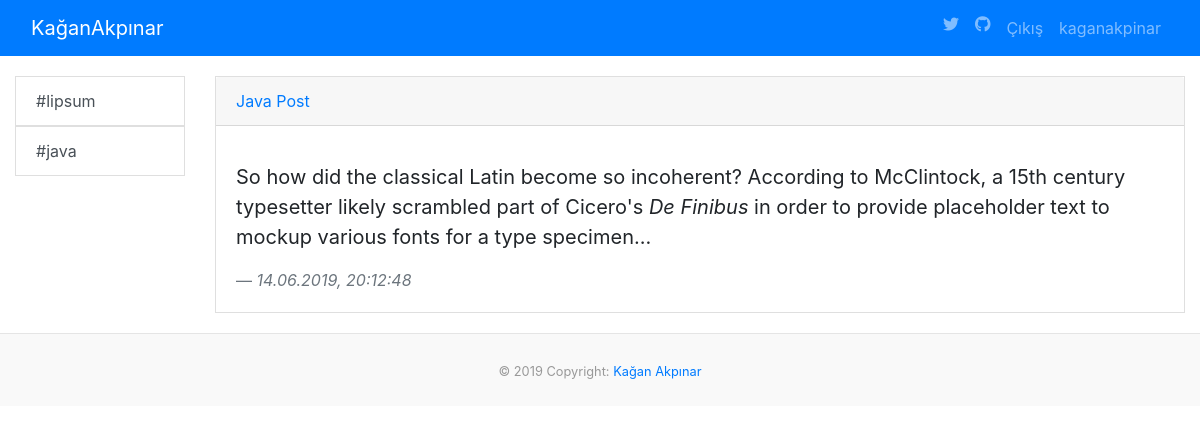
Page /categories/java (signed in) on the committed database.
### blog.py (models this page shows, shortened)
class Category(db.Model):
    __tablename__ = "category"
    id = db.Column(db.Integer, primary_key=True)
    name = db.Column(db.String(50), nullable=False)

class Post(db.Model):
    __tablename__ = "post"
    id = db.Column(db.Integer, primary_key=True)
    title = db.Column(db.String(), nullable=False)
    content = db.Column(db.Text(), nullable=False)
    date = db.Column(db.String(), nullable=False, default=time.strftime('%d.%m.%Y'))
    author = db.Column(db.String(), nullable=False)
    category_id = db.Column(db.Integer, db.ForeignKey('category.id'), nullable=False)
    category = db.relationship('Category', backref=db.backref('posts', lazy=True)   )

### blog.py (the view)
@app.route("/categories/<string:name>")
def categories(name):
    category = Category.query.all()
    post = Post.query.all()
    return render_template("categories.html", post=post, category=category, name=name)

### templates/categories.html (shortened to what this page needs)
{% extends "layout.html" %}
{% block body %}
<div class="row">
<div class="col-md-2">
  {% include "sidebar.html" %}
</div>
<div class="col-md-10">
  {% for post in post %}
  {% if post.category.name == name %}
  <div class="card" style="border-radius:0px; margin-bottom:20px">
    <a href="/post/{{ post.id }}" class="card-header">{{ post.title}}</a>
    <div class="card-body">
      <blockquote class="blockquote mb-0">
        <p>{{ post.content|truncate|safe }}</p>
        <footer class="blockquote-footer"><cite title="Source Title">{{ post.date }}</cite></footer>
      </blockquote>
    </div>
  </div>
  {% endif %}
  {% endfor %}
</div>
</div>
{% endblock %}

### templates/sidebar.html
{% for category in category %}
<ul class="list-group">
  <a href="/categories/{{category.name}}" class="list-group-item list-group-item-action"  style="border-radius:0px">
    #{{ category.name }}
  </a>
</ul>
{% endfor %}

### rows in the picture
Category: name "lipsum"
Category: name "java"
Post: title "Java Post", content "So how did the classical Latin become so incoherent? According to McClintock, a 15th century typesetter likely scrambled part of Cicero's De Finibus in order to provide placeholder text to mockup various fonts for a type specimen...", date "14.06.2019, 20:12:48"

### other values in the picture
{{ session["username"] }} "kaganakpinar"
